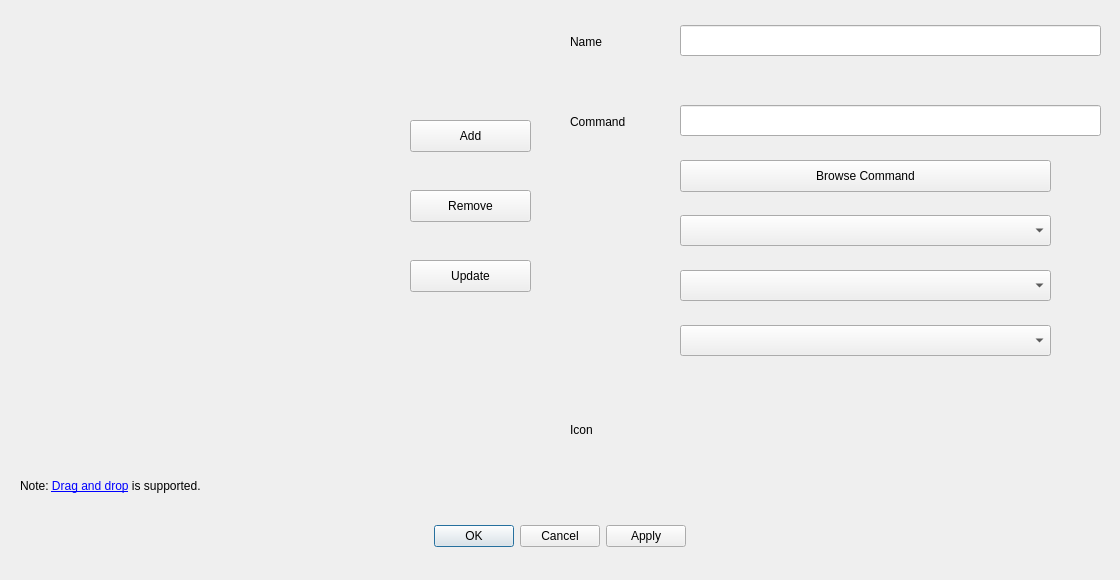
<?xml version="1.0" encoding="UTF-8"?>
<ui version="4.0">
 <class>EditLaunchersDialog</class>
 <widget class="QDialog" name="EditLaunchersDialog">
  <property name="geometry">
   <rect>
    <x>0</x>
    <y>0</y>
    <width>1120</width>
    <height>580</height>
   </rect>
  </property>
  <property name="windowTitle">
   <string>Edit Launchers</string>
  </property>
  <widget class="QDialogButtonBox" name="buttonBox">
   <property name="geometry">
    <rect>
     <x>80</x>
     <y>520</y>
     <width>960</width>
     <height>32</height>
    </rect>
   </property>
   <property name="orientation">
    <enum>Qt::Horizontal</enum>
   </property>
   <property name="standardButtons">
    <set>QDialogButtonBox::Apply|QDialogButtonBox::Cancel|QDialogButtonBox::Ok</set>
   </property>
   <property name="centerButtons">
    <bool>true</bool>
   </property>
  </widget>
  <widget class="QLabel" name="launchersNote">
   <property name="geometry">
    <rect>
     <x>20</x>
     <y>475</y>
     <width>351</width>
     <height>23</height>
    </rect>
   </property>
   <property name="text">
    <string>Note: &lt;a href=https://github.com/dangvd/ksmoothdock/wiki/Documentation#editLaunchers_dragAndDrop&gt;Drag and drop&lt;/a&gt; is supported.</string>
   </property>
   <property name="textFormat">
    <enum>Qt::RichText</enum>
   </property>
  </widget>
  <widget class="QPushButton" name="add">
   <property name="geometry">
    <rect>
     <x>410</x>
     <y>120</y>
     <width>121</width>
     <height>32</height>
    </rect>
   </property>
   <property name="text">
    <string>Add</string>
   </property>
   <property name="icon">
    <iconset theme="list-add">
     <normaloff>.</normaloff>.</iconset>
   </property>
  </widget>
  <widget class="QPushButton" name="remove">
   <property name="geometry">
    <rect>
     <x>410</x>
     <y>190</y>
     <width>121</width>
     <height>32</height>
    </rect>
   </property>
   <property name="text">
    <string>Remove</string>
   </property>
   <property name="icon">
    <iconset theme="list-remove">
     <normaloff>.</normaloff>.</iconset>
   </property>
  </widget>
  <widget class="QPushButton" name="update">
   <property name="geometry">
    <rect>
     <x>410</x>
     <y>260</y>
     <width>121</width>
     <height>32</height>
    </rect>
   </property>
   <property name="text">
    <string>Update</string>
   </property>
   <property name="icon">
    <iconset theme="arrow-left">
     <normaloff>.</normaloff>.</iconset>
   </property>
  </widget>
  <widget class="QLabel" name="nameLabel">
   <property name="geometry">
    <rect>
     <x>570</x>
     <y>30</y>
     <width>72</width>
     <height>23</height>
    </rect>
   </property>
   <property name="text">
    <string>Name</string>
   </property>
  </widget>
  <widget class="QLineEdit" name="name">
   <property name="geometry">
    <rect>
     <x>680</x>
     <y>25</y>
     <width>421</width>
     <height>31</height>
    </rect>
   </property>
  </widget>
  <widget class="QLabel" name="commandLabel">
   <property name="geometry">
    <rect>
     <x>570</x>
     <y>110</y>
     <width>101</width>
     <height>23</height>
    </rect>
   </property>
   <property name="text">
    <string>Command</string>
   </property>
  </widget>
  <widget class="QLineEdit" name="command">
   <property name="geometry">
    <rect>
     <x>680</x>
     <y>105</y>
     <width>421</width>
     <height>31</height>
    </rect>
   </property>
  </widget>
  <widget class="QPushButton" name="browseCommand">
   <property name="geometry">
    <rect>
     <x>680</x>
     <y>160</y>
     <width>371</width>
     <height>32</height>
    </rect>
   </property>
   <property name="text">
    <string>Browse Command</string>
   </property>
  </widget>
  <widget class="QComboBox" name="internalCommands">
   <property name="geometry">
    <rect>
     <x>680</x>
     <y>215</y>
     <width>371</width>
     <height>31</height>
    </rect>
   </property>
  </widget>
  <widget class="QComboBox" name="dbusCommands">
   <property name="geometry">
    <rect>
     <x>680</x>
     <y>270</y>
     <width>371</width>
     <height>31</height>
    </rect>
   </property>
  </widget>
  <widget class="QComboBox" name="webCommands">
   <property name="geometry">
    <rect>
     <x>680</x>
     <y>325</y>
     <width>371</width>
     <height>31</height>
    </rect>
   </property>
  </widget>
  <widget class="QLabel" name="iconLabel">
   <property name="geometry">
    <rect>
     <x>570</x>
     <y>418</y>
     <width>72</width>
     <height>23</height>
    </rect>
   </property>
   <property name="text">
    <string>Icon</string>
   </property>
  </widget>
 </widget>
 <resources/>
 <connections>
  <connection>
   <sender>buttonBox</sender>
   <signal>accepted()</signal>
   <receiver>EditLaunchersDialog</receiver>
   <slot>accept()</slot>
   <hints>
    <hint type="sourcelabel">
     <x>248</x>
     <y>254</y>
    </hint>
    <hint type="destinationlabel">
     <x>157</x>
     <y>274</y>
    </hint>
   </hints>
  </connection>
  <connection>
   <sender>buttonBox</sender>
   <signal>rejected()</signal>
   <receiver>EditLaunchersDialog</receiver>
   <slot>reject()</slot>
   <hints>
    <hint type="sourcelabel">
     <x>316</x>
     <y>260</y>
    </hint>
    <hint type="destinationlabel">
     <x>286</x>
     <y>274</y>
    </hint>
   </hints>
  </connection>
 </connections>
</ui>
